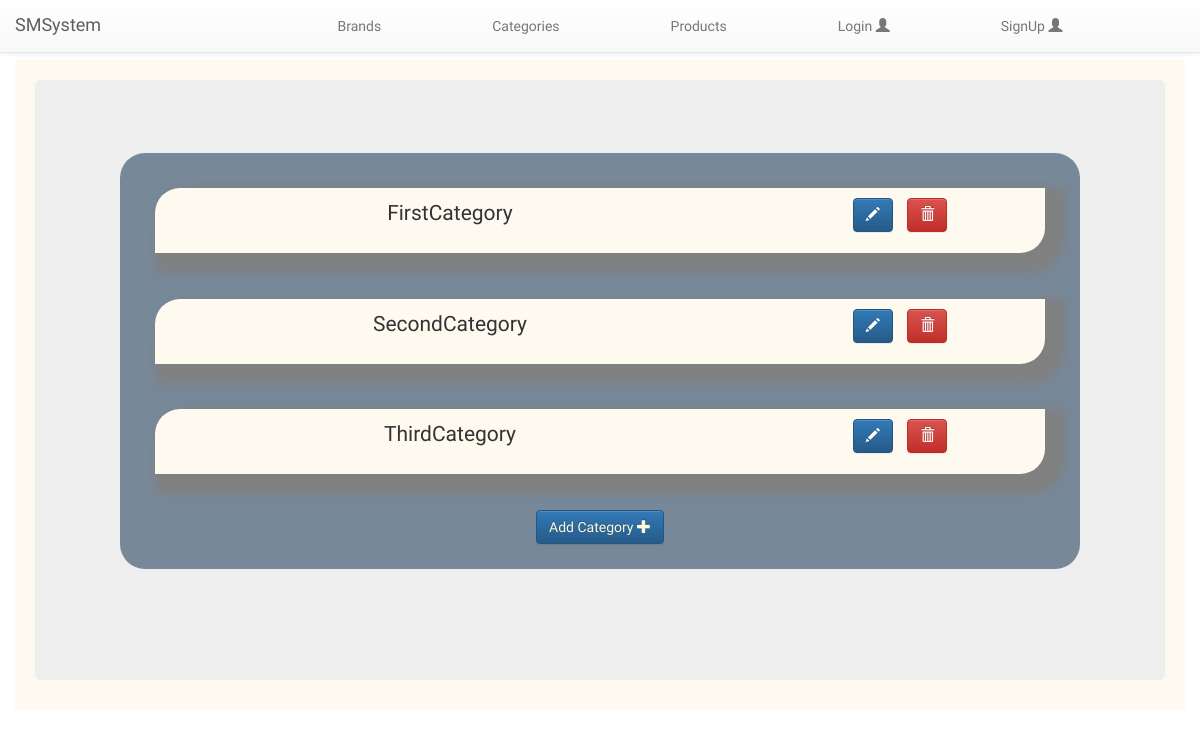
The page /stock/category/list/ on the database its author committed.
### stock/models.py (models this page shows, shortened)
class Category(models.Model):
    Categoryname = models.CharField(max_length=256,primary_key=True)
    Categorystatus = models.CharField(max_length=256,choices = Availability,default=Availability[1][1])
    class Meta:
      ordering = ['Categoryname']

### stock/views.py (the view)
class CategoryListView(ListView):
    model = Category
    template_name = "stock/listCategory.html"

### stock/templates/stock/listCategory.html
{% extends 'base.html' %}
{% block body_block %}
<div class="container-fluid" style="text-align: center;font-size: large;background-color:lightslategray;padding: 25px;margin: 25px;border-radius: 25px;" >
    {% if object_list.count == 0 %}
        <p>No Category Available</p>
    {% else %}
    {% for catg in object_list %}
    <div class="card" style="background-color: floralwhite;margin: 10px;padding: 10px;border-top-left-radius: 25px;border-bottom-right-radius: 25px;">
        <div class="row no-gutters">
            <div class="col-md-8">
                <div class="card-body">
                    <p class="card-text">{{catg.Categoryname}}</p>
                </div>
            </div>
            <div class="col-md-4">
                    <a style="margin-right: 10px;" href="{% url 'stock:update_category' pk=catg.Categoryname %}" class="btn btn-primary">
                        <span class="glyphicon glyphicon-pencil" aria-hidden="true"></span>
                    </a>
                    <a href="{% url 'stock:delete_category' pk=catg.Categoryname %}" class="btn btn-danger">
                        <span class="glyphicon glyphicon-trash" aria-hidden="true"></span>
                    </a>
            </div>
        </div>
      </div>
      <br>
      {% endfor %}
      {% endif %}
      <div class="AddBtn d-flex align-items-end">
            <a class="btn btn-primary"  style="color:cornsilk;" href="{% url 'stock:create_category' %}">
                Add Category <span class="glyphicon glyphicon-plus" aria-hidden="true"></span>
            </a>
      </div>
</div>
{% endblock body_block %}

### templates/base.html (style rules this page uses)
.card { box-shadow:grey 10px 10px 10px 10px ; }
body { font-family: 'Righteous', cursive; }

### rows shown on the page
Category: Categoryname "FirstCategory"
Category: Categoryname "SecondCategory"
Category: Categoryname "ThirdCategory"
